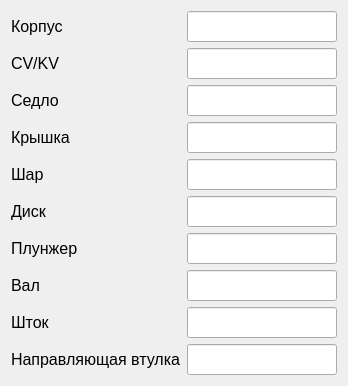
     <widget class="QWidget" name="tab_2">
      <attribute name="title">
       <string>Материалы деталей</string>
      </attribute>
      <layout class="QFormLayout" name="formLayout">
       <item row="0" column="0">
        <widget class="QLabel" name="label_materialCorpus">
         <property name="sizePolicy">
          <sizepolicy hsizetype="Expanding" vsizetype="Preferred">
           <horstretch>0</horstretch>
           <verstretch>0</verstretch>
          </sizepolicy>
         </property>
         <property name="font">
          <font>
           <family>Segoe UI</family>
           <pointsize>12</pointsize>
          </font>
         </property>
         <property name="text">
          <string>Корпус</string>
         </property>
        </widget>
       </item>
       <item row="0" column="1">
        <widget class="QLineEdit" name="lineEdit_materialCorpus">
         <property name="font">
          <font>
           <family>Segoe UI</family>
           <pointsize>12</pointsize>
          </font>
         </property>
         <property name="styleSheet">
          <string notr="true">padding: 4px;</string>
         </property>
        </widget>
       </item>
       <item row="1" column="0">
        <widget class="QLabel" name="label_CV">
         <property name="sizePolicy">
          <sizepolicy hsizetype="Expanding" vsizetype="Preferred">
           <horstretch>0</horstretch>
           <verstretch>0</verstretch>
          </sizepolicy>
         </property>
         <property name="font">
          <font>
           <family>Segoe UI</family>
           <pointsize>12</pointsize>
          </font>
         </property>
         <property name="text">
          <string>CV/KV</string>
         </property>
        </widget>
       </item>
       <item row="1" column="1">
        <widget class="QLineEdit" name="lineEdit_CV">
         <property name="font">
          <font>
           <family>Segoe UI</family>
           <pointsize>12</pointsize>
          </font>
         </property>
         <property name="styleSheet">
          <string notr="true">padding: 4px;</string>
         </property>
        </widget>
       </item>
       <item row="2" column="0">
        <widget class="QLabel" name="label_materialSaddle">
         <property name="sizePolicy">
          <sizepolicy hsizetype="Expanding" vsizetype="Preferred">
           <horstretch>0</horstretch>
           <verstretch>0</verstretch>
          </sizepolicy>
         </property>
         <property name="font">
          <font>
           <family>Segoe UI</family>
           <pointsize>12</pointsize>
          </font>
         </property>
         <property name="text">
          <string>Седло</string>
         </property>
        </widget>
       </item>
       <item row="2" column="1">
        <widget class="QLineEdit" name="lineEdit_materialSaddle">
         <property name="font">
          <font>
           <family>Segoe UI</family>
           <pointsize>12</pointsize>
          </font>
         </property>
         <property name="styleSheet">
          <string notr="true">padding: 4px;</string>
         </property>
        </widget>
       </item>
       <item row="3" column="0">
        <widget class="QLabel" name="label_materialCap">
         <property name="sizePolicy">
          <sizepolicy hsizetype="Expanding" vsizetype="Preferred">
           <horstretch>0</horstretch>
           <verstretch>0</verstretch>
          </sizepolicy>
         </property>
         <property name="font">
          <font>
           <family>Segoe UI</family>
           <pointsize>12</pointsize>
          </font>
         </property>
         <property name="text">
          <string>Крышка</string>
         </property>
        </widget>
       </item>
       <item row="3" column="1">
        <widget class="QLineEdit" name="lineEdit_materialCap">
         <property name="font">
          <font>
           <family>Segoe UI</family>
           <pointsize>12</pointsize>
          </font>
         </property>
         <property name="styleSheet">
          <string notr="true">padding: 4px;</string>
         </property>
        </widget>
       </item>
       <item row="4" column="0">
        <widget class="QLabel" name="label_materialBall">
         <property name="sizePolicy">
          <sizepolicy hsizetype="Expanding" vsizetype="Preferred">
           <horstretch>0</horstretch>
           <verstretch>0</verstretch>
          </sizepolicy>
         </property>
         <property name="font">
          <font>
           <family>Segoe UI</family>
           <pointsize>12</pointsize>
          </font>
         </property>
         <property name="text">
          <string>Шар</string>
         </property>
        </widget>
       </item>
       <item row="4" column="1">
        <widget class="QLineEdit" name="lineEdit_materialBall">
         <property name="font">
          <font>
           <family>Segoe UI</family>
           <pointsize>12</pointsize>
          </font>
         </property>
         <property name="styleSheet">
          <string notr="true">padding: 4px;</string>
         </property>
        </widget>
       </item>
       <item row="5" column="0">
        <widget class="QLabel" name="label_materialDisk">
         <property name="sizePolicy">
          <sizepolicy hsizetype="Expanding" vsizetype="Preferred">
           <horstretch>0</horstretch>
           <verstretch>0</verstretch>
          </sizepolicy>
         </property>
         <property name="font">
          <font>
           <family>Segoe UI</family>
           <pointsize>12</pointsize>
          </font>
         </property>
         <property name="text">
          <string>Диск</string>
         </property>
        </widget>
       </item>
       <item row="5" column="1">
        <widget class="QLineEdit" name="lineEdit_materialDisk">
         <property name="font">
          <font>
           <family>Segoe UI</family>
           <pointsize>12</pointsize>
          </font>
         </property>
         <property name="styleSheet">
          <string notr="true">padding: 4px;</string>
         </property>
        </widget>
       </item>
       <item row="6" column="0">
        <widget class="QLabel" name="label_materialPlunger">
         <property name="sizePolicy">
          <sizepolicy hsizetype="Expanding" vsizetype="Preferred">
           <horstretch>0</horstretch>
           <verstretch>0</verstretch>
          </sizepolicy>
         </property>
         <property name="font">
          <font>
           <family>Segoe UI</family>
           <pointsize>12</pointsize>
          </font>
         </property>
         <property name="text">
          <string>Плунжер</string>
         </property>
        </widget>
       </item>
       <item row="6" column="1">
        <widget class="QLineEdit" name="lineEdit_materialPlunger">
         <property name="font">
          <font>
           <family>Segoe UI</family>
           <pointsize>12</pointsize>
          </font>
         </property>
         <property name="styleSheet">
          <string notr="true">padding: 4px;</string>
         </property>
        </widget>
       </item>
       <item row="7" column="0">
        <widget class="QLabel" name="label_materialShaft">
         <property name="sizePolicy">
          <sizepolicy hsizetype="Expanding" vsizetype="Preferred">
           <horstretch>0</horstretch>
           <verstretch>0</verstretch>
          </sizepolicy>
         </property>
         <property name="font">
          <font>
           <family>Segoe UI</family>
           <pointsize>12</pointsize>
          </font>
         </property>
         <property name="text">
          <string>Вал</string>
         </property>
        </widget>
       </item>
       <item row="7" column="1">
        <widget class="QLineEdit" name="lineEdit_materialShaft">
         <property name="font">
          <font>
           <family>Segoe UI</family>
           <pointsize>12</pointsize>
          </font>
         </property>
         <property name="styleSheet">
          <string notr="true">padding: 4px;</string>
         </property>
        </widget>
       </item>
       <item row="8" column="0">
        <widget class="QLabel" name="label_materialStock">
         <property name="sizePolicy">
          <sizepolicy hsizetype="Expanding" vsizetype="Preferred">
           <horstretch>0</horstretch>
           <verstretch>0</verstretch>
          </sizepolicy>
         </property>
         <property name="font">
          <font>
           <family>Segoe UI</family>
           <pointsize>12</pointsize>
          </font>
         </property>
         <property name="text">
          <string>Шток</string>
         </property>
        </widget>
       </item>
       <item row="8" column="1">
        <widget class="QLineEdit" name="lineEdit_materialStock">
         <property name="font">
          <font>
           <family>Segoe UI</family>
           <pointsize>12</pointsize>
          </font>
         </property>
         <property name="styleSheet">
          <string notr="true">padding: 4px;</string>
         </property>
        </widget>
       </item>
       <item row="9" column="0">
        <widget class="QLabel" name="label_materialGuideSleeve">
         <property name="sizePolicy">
          <sizepolicy hsizetype="Expanding" vsizetype="Preferred">
           <horstretch>0</horstretch>
           <verstretch>0</verstretch>
          </sizepolicy>
         </property>
         <property name="font">
          <font>
           <family>Segoe UI</family>
           <pointsize>12</pointsize>
          </font>
         </property>
         <property name="text">
          <string>Направляющая втулка</string>
         </property>
        </widget>
       </item>
       <item row="9" column="1">
        <widget class="QLineEdit" name="lineEdit_materialGuideSleeve">
         <property name="font">
          <font>
           <family>Segoe UI</family>
           <pointsize>12</pointsize>
          </font>
         </property>
         <property name="styleSheet">
          <string notr="true">padding: 4px;</string>
         </property>
        </widget>
       </item>
      </layout>
     </widget>
